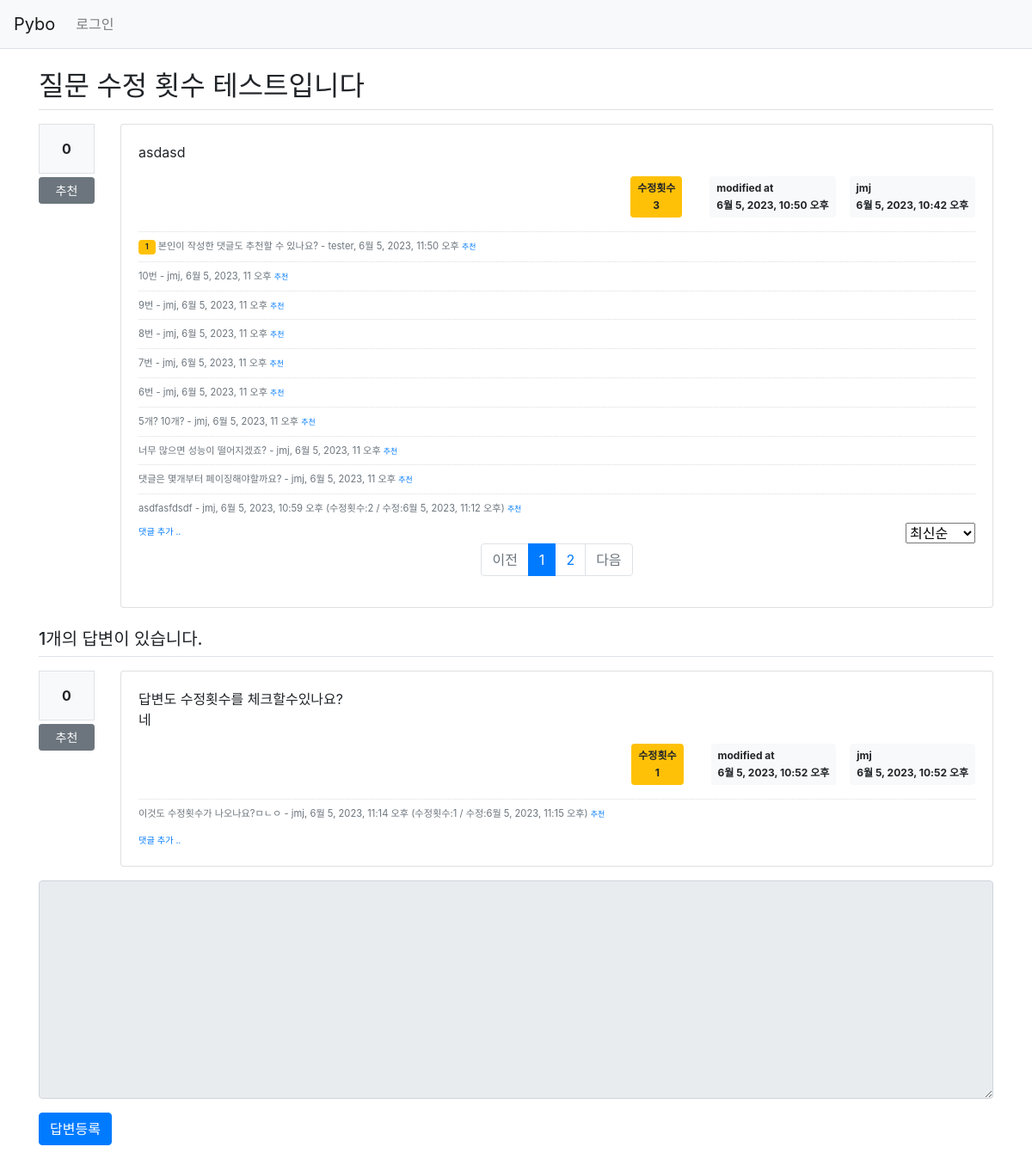
The app's page /pybo/16/, older data.
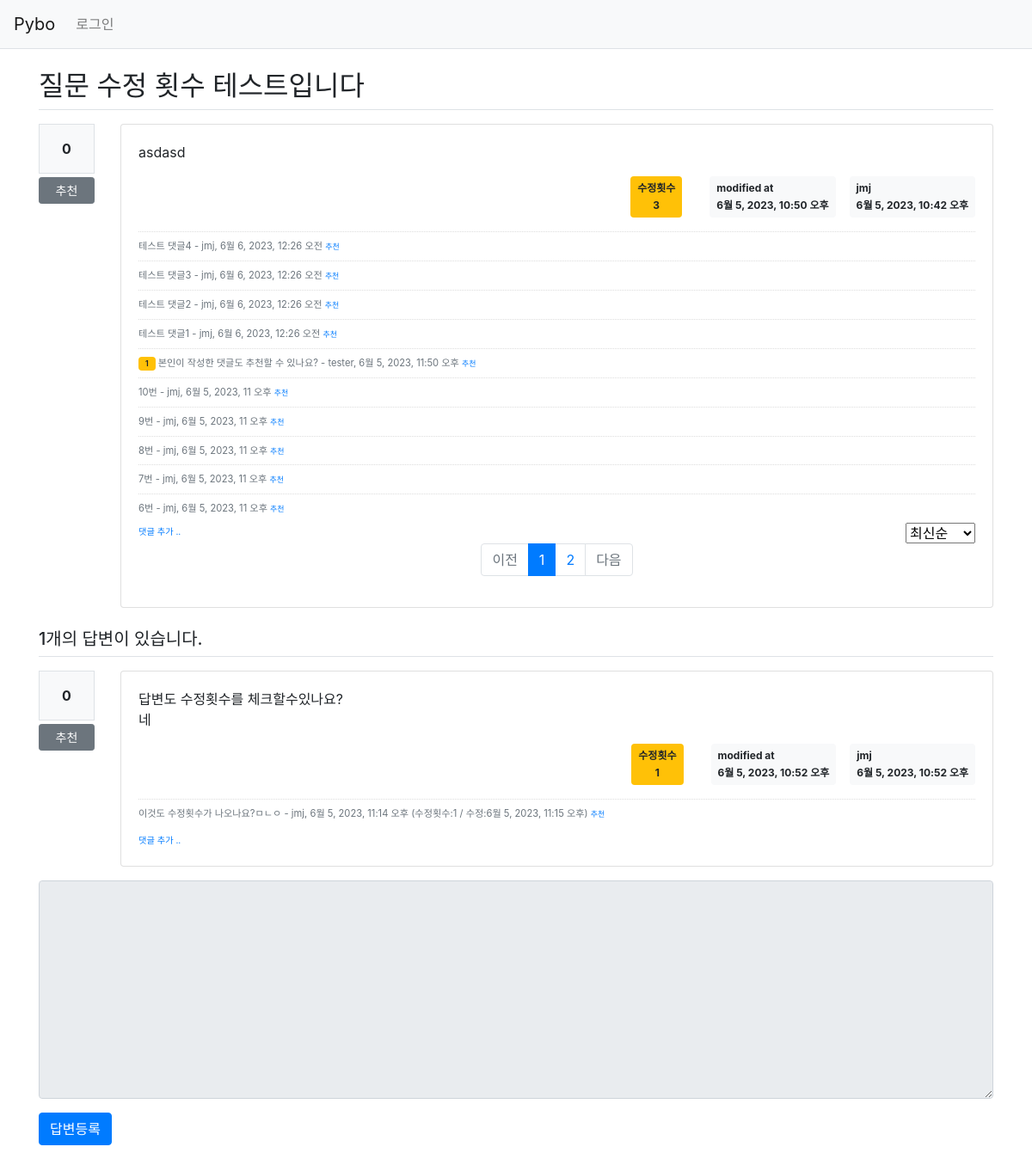
The same page, newer data.
### pybo/models.py (models this page shows, shortened)
class Comment(models.Model):
    author = models.ForeignKey(User, on_delete=models.CASCADE, related_name='author_comment')
    content = models.TextField()
    create_date = models.DateTimeField()
    modify_date = models.DateTimeField(null=True, blank=True)
    question = models.ForeignKey(Question, null=True, blank=True, on_delete=models.CASCADE)
    answer = models.ForeignKey(Answer, null=True, blank=True, on_delete=models.CASCADE)
    modify_count = models.IntegerField() # 댓글 수정 횟수 추가
    voter = models.ManyToManyField(User, related_name='voter_comment')

class Answer(models.Model):
    author = models.ForeignKey(User, on_delete=models.CASCADE, related_name='author_answer')
    question = models.ForeignKey(Question, on_delete=models.CASCADE)
    content = models.TextField()
    create_date = models.DateTimeField()
    modify_date = models.DateTimeField(null=True, blank=True)
    voter = models.ManyToManyField(User, related_name='voter_answer')
    modify_count = models.IntegerField() # 답변 수정 횟수 추가

### pybo/views/base_views.py (the view)
# urls.py: path('<int:question_id>/', base_views.detail, name='detail'),
def detail(request, question_id):
    question = get_object_or_404(Question, pk=question_id)
    page = request.GET.get('page', '1')  # 페이지
    so = request.GET.get('so', 'recent')  # 정렬기준
    if so == 'recommend':
        comment_list = question.comment_set.annotate(num_voter=Count('voter')).order_by('-num_voter', '-create_date')
    elif so == 'oldest':  # oldest
        comment_list = question.comment_set.order_by('create_date')
    else:  # recent
        comment_list = question.comment_set.order_by('-create_date')
    paginator = Paginator(comment_list, 10)  # 페이지당 10개씩 보여주기
    page_obj = paginator.get_page(page)
    context = {'question': question, 'comment_list': page_obj, 'page': page, 'so': so}
    return render(request, 'pybo/question_detail.html', context)

### pybo/templatetags/pybo_filter.py (called while the page is built)
@register.filter()
def mark(value):
    extensions = ["nl2br", "fenced_code"]
    return mark_safe(markdown.markdown(value, extensions=extensions))

### templates/pybo/question_detail.html (shortened to what the changed rows need)
{% extends 'base.html' %}
{% load pybo_filter %}
{% block content %}
<div class="container my-3">
    <h2 class="border-bottom py-2">{{ question.subject }}</h2>
    <div class="row my-3">
        <div class="col-11">
            <div class="card">
                <div class="card-body">
                    {% if comment_list %}
                    <div class="mt-3">
                    {% for comment in comment_list %}
                        <div class="comment py-2 text-muted">
                            {% if comment.voter.all.count > 0 %}
                            <span class="badge badge-warning px-2 py-1">{{ comment.voter.all.count }}</span>
                            {% endif %}
                            <span style="white-space: pre-line;">{{ comment.content }}</span>
                            <span>
                                - {{ comment.author }}, {{ comment.create_date }}
                                {% if comment.modify_date %}
                                (수정횟수:{{ comment.modify_count }} / 수정:{{ comment.modify_date }})
                                {% endif %}
                            </span>
                            {% if request.user == comment.author %}
                            <a href="{% url 'pybo:comment_modify_question' comment.id  %}" class="small">수정</a>,
                            <a href="#" class="small delete"
                               data-uri="{% url 'pybo:comment_delete_question' comment.id  %}">삭제</a>
                            {% else %}
                            <a href="#" data-uri="{% url 'pybo:vote_comment' comment.id  %}"
                                class="small recommend">추천</a>
                            {% endif %}
                        </div>
                    {% endfor %}
                    </div>
                    {% endif %}
                    <ul class="pagination justify-content-center ">
                        {% for page_number in comment_list.paginator.page_range %}
                        {% if page_number >= comment_list.number|add:-5 and page_number <= comment_list.number|add:5 %}
                            {% if page_number == comment_list.number %}
                            <li class="page-item active" aria-current="page">
                                <a class="page-link" data-page="{{ page_number }}" href="#">{{ page_number }}</a>
                            </li>
                            {% else %}
                            <li class="page-item">
                                <a class="page-link" data-page="{{ page_number }}" href="#">{{ page_number }}</a>
                            </li>
                            {% endif %}
                        {% endif %}
                        {% endfor %}
                    </ul>
                </div>
            </div>
        </div>
    </div>
    {% for answer in question.answer_set.all %}
    <div class="row my-3">
        <div class="col-1">
            <div class="bg-light text-center p-3 border font-weight-bolder mb-1">{{answer.voter.count}}</div>
            <a href="#" data-uri="{% url 'pybo:vote_answer' answer.id  %}"
                class="recommend btn btn-sm btn-secondary btn-block my-1">추천</a>
        </div>
        <div class="col-11">
            <div class="card">
                <div class="card-body">
                    <div class="card-text">{{ answer.content|mark }}</div>
                    <div class="d-flex justify-content-end">
                        {% if answer.modify_date %}
                        <div class="badge badge-warning p-2 text-center mx-3">
                            <div class="mb-2">수정횟수</div>
                            <div>{{ answer.modify_count }}</div>
                        </div>
                        <div class="badge badge-light p-2 text-left mx-3">
                            <div class="mb-2">modified at</div>
                            <div>{{ answer.modify_date }}</div>
                        </div>
                        {% endif %}
                        <div class="badge badge-light p-2 text-left">
                            <div class="mb-2">{{ answer.author.username }}</div>
                            <div>{{ answer.create_date }}</div>
                        </div>
                    </div>
                    {% if answer.comment_set.count > 0 %}
                    <div class="mt-3">
                    {% for comment in answer.comment_set.all %}
                        <div class="comment py-2 text-muted">
                            <span style="white-space: pre-line;">{{ comment.content }}</span>
                            <span>
                                - {{ comment.author }}, {{ comment.create_date }}
                                {% if comment.modify_date %}
                                (수정횟수:{{ comment.modify_count }} / 수정:{{ comment.modify_date }})
                                {% endif %}
                            </span>
                            {% if request.user == comment.author %}
                            <a href="{% url 'pybo:comment_modify_answer' comment.id  %}" class="small">수정</a>,
                            <a href="#" class="small delete"
                               data-uri="{% url 'pybo:comment_delete_answer' comment.id  %}">삭제</a>
                            {% else %}
                            <a href="#" data-uri="{% url 'pybo:vote_comment' comment.id  %}"
                                class="small recommend">추천</a>
                            {% endif %}
                        </div>
                    {% endfor %}
                    </div>
                    {% endif %}
                    <div>
                        <a href="{% url 'pybo:comment_create_answer' answer.id  %}"
                           class="small"><small>댓글 추가 ..</small></a>
                    </div>
                </div>
            </div>
        </div>
    </div>
    {% endfor %}
</div>
{% endblock %}

Row changes from the older to the newer data that the page shows:
no longer on this page (row unchanged): Comment: content "5개? 10개?", author "jmj", create_date "6월 5, 2023, 11 오후", shows "추천", shown under "질문 수정 횟수 테스트입니다"
no longer on this page (row unchanged): Comment: content "너무 많으면 성능이 떨어지겠죠?", author "jmj", create_date "6월 5, 2023, 11 오후", shows "추천", shown under "질문 수정 횟수 테스트입니다"
no longer on this page (row unchanged): Comment: content "댓글은 몇개부터 페이징해야할까요?", author "jmj", create_date "6월 5, 2023, 11 오후", shows "추천", shown under "질문 수정 횟수 테스트입니다"
no longer on this page (row unchanged): Comment: content "asdfasfdsdf", author "jmj", create_date "6월 5, 2023, 10:59 오후", modify_count "2", modify_date "6월 5, 2023, 11:12 오후", shows "추천", shown under "질문 수정 횟수 테스트입니다"
added Comment: content "테스트 댓글4", author "jmj", create_date "6월 6, 2023, 12:26 오전", shows "추천", shown under "질문 수정 횟수 테스트입니다"
added Comment: content "테스트 댓글3", author "jmj", create_date "6월 6, 2023, 12:26 오전", shows "추천", shown under "질문 수정 횟수 테스트입니다"
added Comment: content "테스트 댓글2", author "jmj", create_date "6월 6, 2023, 12:26 오전", shows "추천", shown under "질문 수정 횟수 테스트입니다"
added Comment: content "테스트 댓글1", author "jmj", create_date "6월 6, 2023, 12:26 오전", shows "추천", shown under "질문 수정 횟수 테스트입니다"
